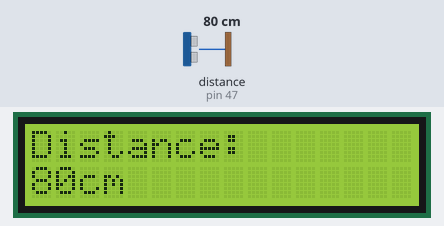
The sketch below on a simulated Arduino Mega 2560, built with avr-gcc and run on an emulated ATmega2560. Shown: 16×2 character LCD. Wiring (inferred from the names in the program): ultrasonic range finder: trigger pin 49; echo pin 47. The inputs (shaded band) are chosen by the test bench; at power-on: distance to the obstacle (sensor on pin 47) 80 cm. The echo pulse lasts 58.3 µs per cm; what the sketch prints to the serial monitor is not drawn.

Above: at 1.2 s.
1.3 s: distance to the obstacle (sensor on pin 47) set to 2 cm
At 1.49 s:
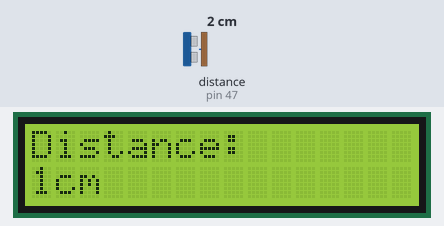
3.6 s: distance to the obstacle (sensor on pin 47) set to 4 cm
At 3.78 s:
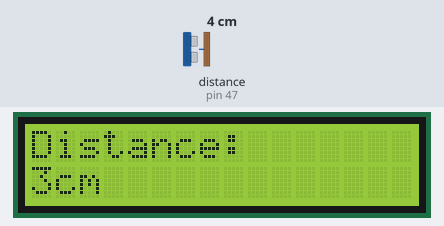
5.1 s: distance to the obstacle (sensor on pin 47) set to 9 cm
At 5.31 s:
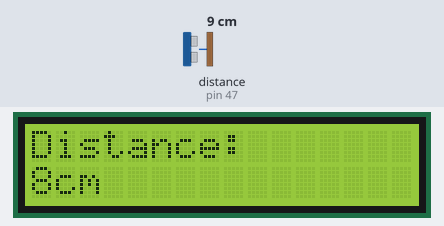

The sketch:

ultrasound_tracing.ino
```cpp
#include <LiquidCrystal.h>
LiquidCrystal lcd(12,11,5,4,3,2);
//int trigReading;
long duration;
long distance;
int echoPin = 47;
int trigPin = 49;

void setup() {
  // put your setup code here, to run once:
  lcd.begin(16,2);
  Serial.begin(9600);
  lcd.print("Distance: ");

  pinMode(echoPin,INPUT);
  pinMode(trigPin,OUTPUT);
}

void loop() {
  lcd.clear();
  lcd.print("Distance: ");

  digitalWrite(trigPin,LOW);
  delayMicroseconds(2);
  digitalWrite(trigPin,HIGH);
  delayMicroseconds(10);
  digitalWrite(trigPin,LOW);

  duration = pulseIn(echoPin,HIGH);
  distance = duration/58; // inches

  lcd.setCursor(0, 1);
  lcd.print(distance);
  lcd.print("cm");
int  distance1 = map(distance, 0, 255, 10, 0);
  Serial.println(distance,DEC);

  delay(250);
}
```

Measured:
- after the input at 1.3 s, the display: first differs from a run without the input after 0.07 s (image 1)
- after the input at 3.6 s, the display: first differs from a run without the input after 0.06 s (image 2)
- after the input at 5.1 s, the display: first differs from a run without the input after 0.09 s (image 3)
